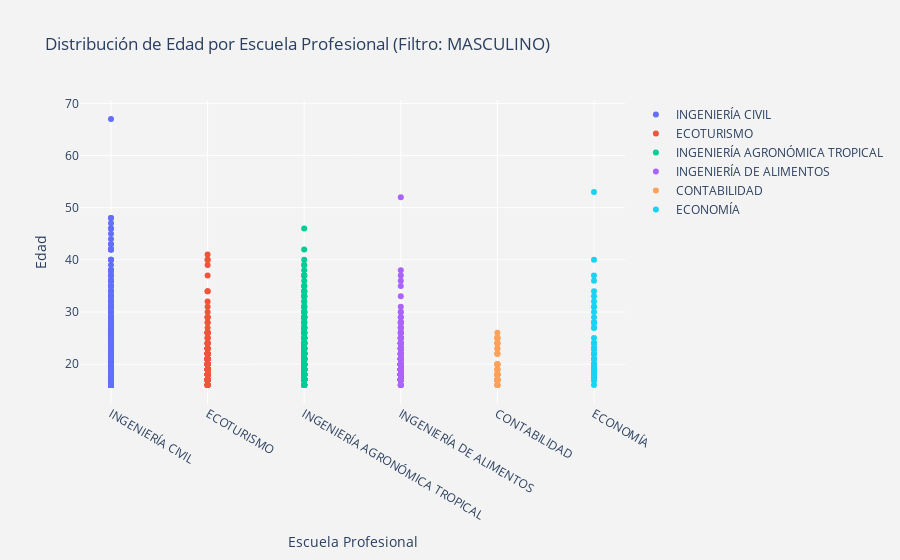

The notebook cell saved with this chart:
### Code cell
import plotly.graph_objs as go
import plotly.offline as py

# Filtrar por sexo (por ejemplo, 'MASCULINO' o 'FEMENINO')
sexo_filtrado = 'MASCULINO'

# Filtrar el DataFrame por el sexo seleccionado
data_sexo_filtrado = Postulantes[Postulantes['SEXO'] == sexo_filtrado]

# Crear una lista de trazas de dispersión para cada escuela
data_traces = []
for escuela in data_sexo_filtrado['ESCUELA'].unique():
    trace = go.Scatter(
        x=data_sexo_filtrado[data_sexo_filtrado['ESCUELA'] == escuela]['ESCUELA'],
        y=data_sexo_filtrado[data_sexo_filtrado['ESCUELA'] == escuela]['EDAD'],
        mode='markers',
        name=escuela
    )
    data_traces.append(trace)

layout = go.Layout(
    title='Distribución de Edad por Escuela Profesional (Filtro: ' + sexo_filtrado + ')',
    xaxis=dict(title='Escuela Profesional'),
    yaxis=dict(title='Edad'),
    paper_bgcolor='rgb(243, 243, 243)',
    plot_bgcolor='rgb(243, 243, 243)'
)

# Crear la figura y trazar el gráfico
fig = go.Figure(data=data_traces, layout=layout)
py.iplot(fig)

### Figure 1 — Plotly figure (JSON) as saved in the notebook; plotly's stock layout.template omitted (floating-point values rounded to 4 significant figures; data arrays with more than 128 entries replaced by an {"elided": "..."} marker saying what was removed)
{"data": [{"mode": "markers", "name": "INGENIERÍA CIVIL", "type": "scatter", "x": {"elided": "1339 str values"}, "y": {"elided": "1339 int values"}}, {"mode": "markers", "name": "ECOTURISMO", "type": "scatter", "x": {"elided": "214 str values"}, "y": {"elided": "214 int values"}}, {"mode": "markers", "name": "INGENIERÍA AGRONÓMICA TROPICAL", "type": "scatter", "x": {"elided": "941 str values"}, "y": {"elided": "941 int values"}}, {"mode": "markers", "name": "INGENIERÍA DE ALIMENTOS", "type": "scatter", "x": {"elided": "319 str values"}, "y": {"elided": "319 int values"}}, {"mode": "markers", "name": "CONTABILIDAD", "type": "scatter", "x": ["CONTABILIDAD", "CONTABILIDAD", "CONTABILIDAD", "CONTABILIDAD", "CONTABILIDAD", "CONTABILIDAD", "CONTABILIDAD", "CONTABILIDAD", "CONTABILIDAD", "CONTABILIDAD", "CONTABILIDAD", "CONTABILIDAD", "CONTABILIDAD", "CONTABILIDAD", "CONTABILIDAD", "CONTABILIDAD", "CONTABILIDAD", "CONTABILIDAD", "CONTABILIDAD", "CONTABILIDAD", "CONTABILIDAD", "CONTABILIDAD", "CONTABILIDAD", "CONTABILIDAD", "CONTABILIDAD", "CONTABILIDAD", "CONTABILIDAD", "CONTABILIDAD", "CONTABILIDAD", "CONTABILIDAD", "CONTABILIDAD", "CONTABILIDAD", "CONTABILIDAD", "CONTABILIDAD", "CONTABILIDAD", "CONTABILIDAD", "CONTABILIDAD", "CONTABILIDAD", "CONTABILIDAD", "CONTABILIDAD", "CONTABILIDAD", "CONTABILIDAD", "CONTABILIDAD", "CONTABILIDAD", "CONTABILIDAD", "CONTABILIDAD", "CONTABILIDAD", "CONTABILIDAD", "CONTABILIDAD", "CONTABILIDAD", "CONTABILIDAD", "CONTABILIDAD", "CONTABILIDAD", "CONTABILIDAD", "CONTABILIDAD", "CONTABILIDAD", "CONTABILIDAD", "CONTABILIDAD", "CONTABILIDAD", "CONTABILIDAD", "CONTABILIDAD", "CONTABILIDAD", "CONTABILIDAD", "CONTABILIDAD", "CONTABILIDAD"], "y": [25, 17, 18, 26, 23, 17, 18, 22, 18, 16, 17, 17, 17, 16, 16, 18, 17, 18, 17, 18, 18, 17, 24, 18, 25, 20, 23, 19, 18, 17, 16, 18, 17, 19, 18, 18, 17, 24, 17, 25, 17, 17, 17, 16, 18, 20, 24, 19, 22, 25, 17, 18, 18, 17, 20, 24, 17, 17, 19, 20, 22, 20, 18, 17, 17]}, {"mode": "markers", "name": "ECONOMÍA", "type": "scatter", "x": ["ECONOMÍA", "ECONOMÍA", "ECONOMÍA", "ECONOMÍA", "ECONOMÍA", "ECONOMÍA", "ECONOMÍA", "ECONOMÍA", "ECONOMÍA", "ECONOMÍA", "ECONOMÍA", "ECONOMÍA", "ECONOMÍA", "ECONOMÍA", "ECONOMÍA", "ECONOMÍA", "ECONOMÍA", "ECONOMÍA", "ECONOMÍA", "ECONOMÍA", "ECONOMÍA", "ECONOMÍA", "ECONOMÍA", "ECONOMÍA", "ECONOMÍA", "ECONOMÍA", "ECONOMÍA", "ECONOMÍA", "ECONOMÍA", "ECONOMÍA", "ECONOMÍA", "ECONOMÍA", "ECONOMÍA", "ECONOMÍA", "ECONOMÍA", "ECONOMÍA", "ECONOMÍA", "ECONOMÍA", "ECONOMÍA", "ECONOMÍA", "ECONOMÍA", "ECONOMÍA", "ECONOMÍA", "ECONOMÍA", "ECONOMÍA", "ECONOMÍA", "ECONOMÍA", "ECONOMÍA", "ECONOMÍA", "ECONOMÍA", "ECONOMÍA", "ECONOMÍA", "ECONOMÍA", "ECONOMÍA", "ECONOMÍA", "ECONOMÍA", "ECONOMÍA", "ECONOMÍA", "ECONOMÍA", "ECONOMÍA", "ECONOMÍA", "ECONOMÍA", "ECONOMÍA", "ECONOMÍA", "ECONOMÍA", "ECONOMÍA", "ECONOMÍA", "ECONOMÍA", "ECONOMÍA", "ECONOMÍA", "ECONOMÍA", "ECONOMÍA", "ECONOMÍA", "ECONOMÍA", "ECONOMÍA", "ECONOMÍA", "ECONOMÍA", "ECONOMÍA", "ECONOMÍA", "ECONOMÍA", "ECONOMÍA", "ECONOMÍA", "ECONOMÍA", "ECONOMÍA", "ECONOMÍA", "ECONOMÍA", "ECONOMÍA", "ECONOMÍA", "ECONOMÍA", "ECONOMÍA", "ECONOMÍA", "ECONOMÍA", "ECONOMÍA", "ECONOMÍA", "ECONOMÍA", "ECONOMÍA", "ECONOMÍA", "ECONOMÍA", "ECONOMÍA", "ECONOMÍA", "ECONOMÍA", "ECONOMÍA", "ECONOMÍA", "ECONOMÍA", "ECONOMÍA", "ECONOMÍA", "ECONOMÍA", "ECONOMÍA", "ECONOMÍA", "ECONOMÍA", "ECONOMÍA", "ECONOMÍA", "ECONOMÍA", "ECONOMÍA", "ECONOMÍA", "ECONOMÍA", "ECONOMÍA", "ECONOMÍA", "ECONOMÍA", "ECONOMÍA", "ECONOMÍA", "ECONOMÍA"], "y": [20, 33, 17, 20, 23, 24, 18, 17, 24, 18, 25, 37, 17, 22, 17, 27, 18, 20, 17, 29, 19, 17, 17, 17, 19, 32, 19, 31, 18, 20, 17, 31, 19, 19, 19, 27, 19, 17, 17, 19, 17, 24, 17, 21, 17, 17, 20, 20, 17, 17, 20, 18, 17, 17, 17, 18, 18, 18, 18, 17, 18, 22, 18, 17, 19, 19, 19, 19, 23, 18, 19, 20, 17, 40, 19, 17, 22, 20, 18, 21, 17, 19, 18, 19, 17, 18, 20, 23, 18, 20, 23, 19, 18, 19, 34, 17, 17, 20, 18, 21, 17, 17, 19, 53, 30, 17, 19, 19, 19, 28, 17, 22, 28, 23, 22, 36, 28, 17, 21, 16, 18, 18]}], "layout": {"paper_bgcolor": "rgb(243, 243, 243)", "plot_bgcolor": "rgb(243, 243, 243)", "title": {"text": "Distribución de Edad por Escuela Profesional (Filtro: MASCULINO)"}, "xaxis": {"title": {"text": "Escuela Profesional"}}, "yaxis": {"title": {"text": "Edad"}}}}
